Frame 1 (no input): blank canvas, image omitted
Frame 60 (no input): blank canvas, image omitted
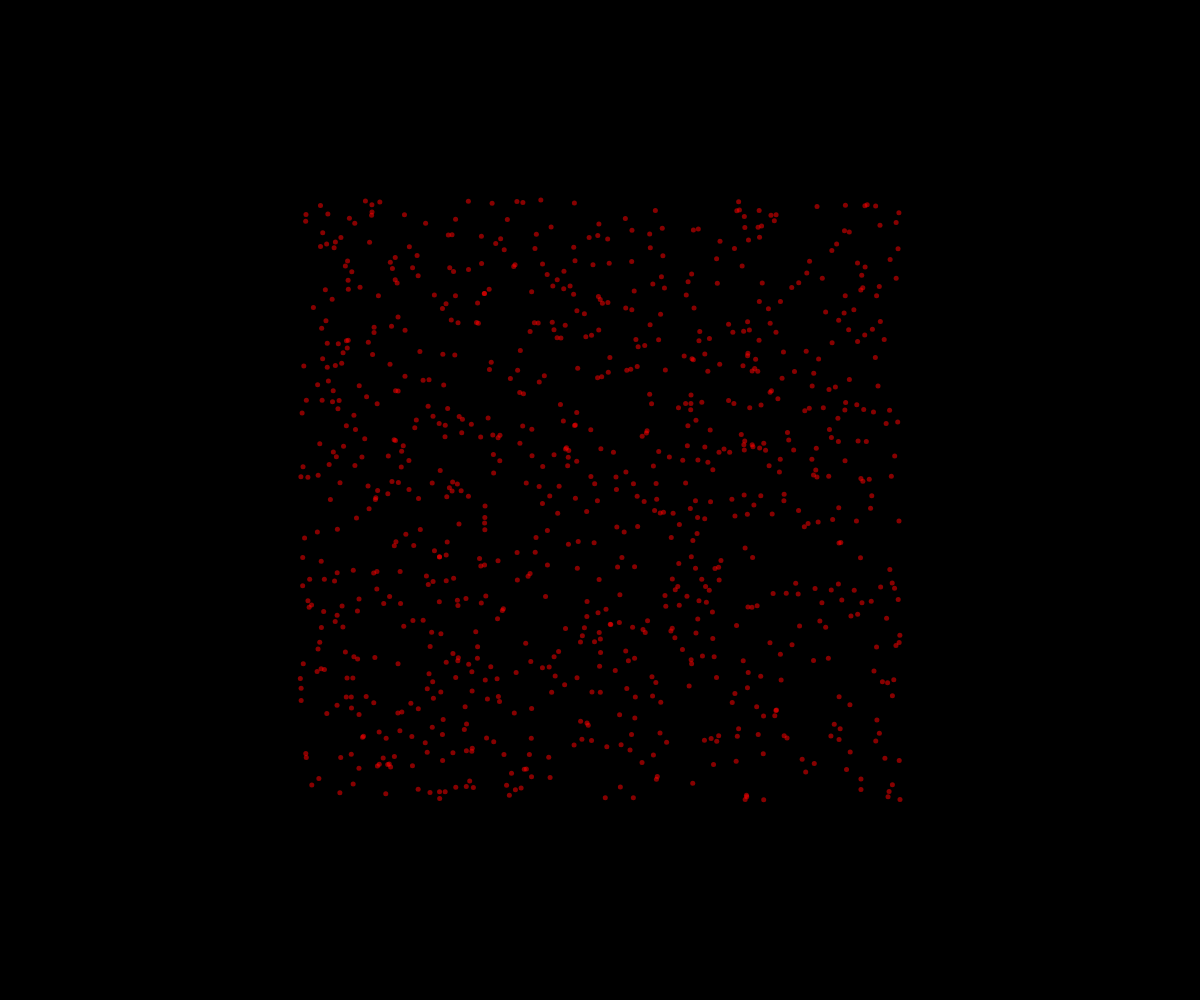
Frame 120 (the mouse pressed at the canvas centre since frame 60)

The p5.js sketch whose frames 1 and 60 were blank and that drew this single picture after the mouse press (run headless with seeded random() and noise() and a simulated clock; from frame 60 on, the mouse is pressed at the canvas centre):

// p5.js sketch
// ── sketch.js
// Firework OOP

const NUMBER_OF_FIREWORK_PER_CLICK = 900;

class Particle{
  constructor(x, y,){
    this.x = x;
    this.y = y;
    this.dx = random(-5,5);
    this.dy = random(-5, 5);
    this.size = 5;
    this.r = 255;
    this.g = 0;
    this.b = 0;
    this.opacity = 255;
  }

  display(){
    noStroke();
    fill(this.r, this.g, this.b, this.opacity);
    circle(this.x, this.y, this.size);
  }

  update(){
    //move
    this.x += this.dx;
    this.y += this.dy;

    //fade
    this.opacity-=2;
  }

  isDead(){
    return this.opacity < 0;
  }
}

let theFireworks = [];

function setup() {
  createCanvas(windowWidth, windowHeight);
}

function draw() {
  background("black");
  for(let firework of theFireworks){
    if(firework.isDead()){
      let index = theFireworks.indexOf(firework);
      theFireworks.splice(index, 1);
    }

    else{
      firework.update();
      firework.display();
    }
  }
}

function mousePressed(){
  for (let i = 0; i < NUMBER_OF_FIREWORK_PER_CLICK; i++){
    let someFirework = new Particle(mouseX, mouseY);
    theFireworks.push(someFirework);
  }
}
